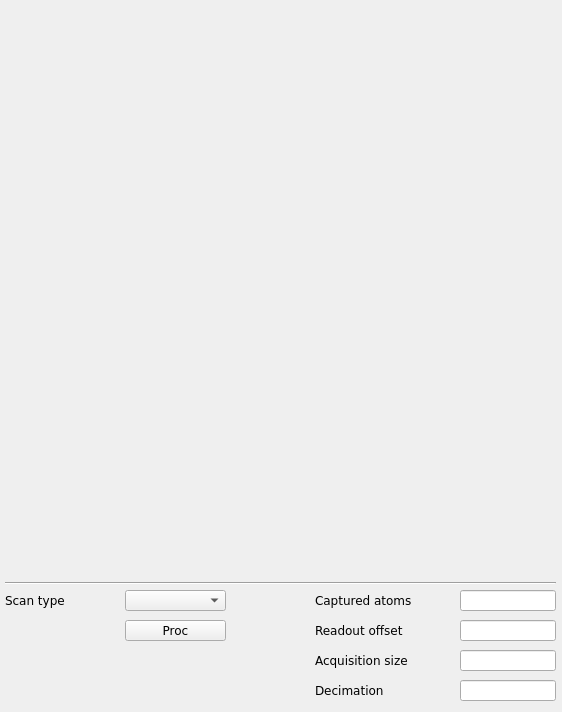
<?xml version="1.0" encoding="UTF-8"?>
<ui version="4.0">
 <class>mainWindow</class>
 <widget class="QMainWindow" name="mainWindow">
  <property name="geometry">
   <rect>
    <x>0</x>
    <y>0</y>
    <width>562</width>
    <height>712</height>
   </rect>
  </property>
  <property name="windowTitle">
   <string/>
  </property>
  <property name="Title" stdset="0">
   <string>$(BPM)</string>
  </property>
  <widget class="QWidget" name="centralwidget">
   <widget class="Line" name="line">
    <property name="geometry">
     <rect>
      <x>5</x>
      <y>575</y>
      <width>551</width>
      <height>16</height>
     </rect>
    </property>
    <property name="orientation">
     <enum>Qt::Horizontal</enum>
    </property>
   </widget>
   <widget class="caCartesianPlot" name="caCartesianPlot">
    <property name="geometry">
     <rect>
      <x>4</x>
      <y>10</y>
      <width>551</width>
      <height>561</height>
     </rect>
    </property>
    <property name="font">
     <font>
      <family>Sans</family>
      <pointsize>8</pointsize>
     </font>
    </property>
    <property name="Title" stdset="0">
     <string notr="true">SUM signal</string>
    </property>
    <property name="TitleX">
     <string notr="true">Bunches</string>
    </property>
    <property name="TitleY">
     <string notr="true">Arbitrary units</string>
    </property>
    <property name="channels_1" stdset="0">
     <string notr="true">;$(BPM):bunch_synth.Sum</string>
    </property>
    <property name="Style_1">
     <enum>caCartesianPlot::Lines</enum>
    </property>
    <property name="symbol_1">
     <enum>caCartesianPlot::Star1</enum>
    </property>
    <property name="color_1">
     <color>
      <red>255</red>
      <green>170</green>
      <blue>0</blue>
     </color>
    </property>
    <property name="channels_2" stdset="0">
     <string notr="true"/>
    </property>
    <property name="symbol_2">
     <enum>caCartesianPlot::Star2</enum>
    </property>
    <property name="color_2">
     <color>
      <red>6</red>
      <green>0</green>
      <blue>255</blue>
     </color>
    </property>
    <property name="plotMode">
     <enum>caCartesianPlot::PlotNPointsAndStop</enum>
    </property>
    <property name="countNumOrChannel" stdset="0">
     <string notr="true"/>
    </property>
    <property name="triggerChannel" stdset="0">
     <string notr="true"/>
    </property>
    <property name="foreground">
     <color alpha="0">
      <red>255</red>
      <green>255</green>
      <blue>255</blue>
     </color>
    </property>
    <property name="gridColor">
     <color>
      <red>0</red>
      <green>0</green>
      <blue>0</blue>
     </color>
    </property>
    <property name="XaxisScaling" stdset="0">
     <enum>caCartesianPlot::Auto</enum>
    </property>
    <property name="XaxisLimits">
     <string>0;100</string>
    </property>
    <property name="YaxisLimits">
     <string>-1000000;-900000</string>
    </property>
   </widget>
   <widget class="caTextEntry" name="tbtddcsynth_offs">
    <property name="geometry">
     <rect>
      <x>460</x>
      <y>620</y>
      <width>96</width>
      <height>21</height>
     </rect>
    </property>
    <property name="font">
     <font>
      <family>DejaVu Sans</family>
      <pointsize>10</pointsize>
     </font>
    </property>
    <property name="alignment">
     <set>Qt::AlignRight|Qt::AlignTrailing|Qt::AlignVCenter</set>
    </property>
    <property name="channel" stdset="0">
     <string notr="true">$(BPM):bunch_synth.OFFS</string>
    </property>
    <property name="fontScaleMode">
     <enum>caLineEdit::WidthAndHeight</enum>
    </property>
   </widget>
   <widget class="caTextEntry" name="tbtddcsynth_offs_2">
    <property name="geometry">
     <rect>
      <x>460</x>
      <y>590</y>
      <width>96</width>
      <height>21</height>
     </rect>
    </property>
    <property name="font">
     <font>
      <family>DejaVu Sans</family>
      <pointsize>10</pointsize>
     </font>
    </property>
    <property name="alignment">
     <set>Qt::AlignRight|Qt::AlignTrailing|Qt::AlignVCenter</set>
    </property>
    <property name="channel" stdset="0">
     <string notr="true">$(BPM):bunch:captured_atoms</string>
    </property>
    <property name="fontScaleMode">
     <enum>caLineEdit::WidthAndHeight</enum>
    </property>
   </widget>
   <widget class="caMessageButton" name="camessagebutton">
    <property name="geometry">
     <rect>
      <x>125</x>
      <y>620</y>
      <width>101</width>
      <height>21</height>
     </rect>
    </property>
    <property name="font">
     <font>
      <family>DejaVu Sans</family>
      <pointsize>9</pointsize>
     </font>
    </property>
    <property name="text">
     <string>Proc</string>
    </property>
    <property name="flat">
     <bool>false</bool>
    </property>
    <property name="fontScaleMode">
     <enum>EPushButton::WidthAndHeight</enum>
    </property>
    <property name="channel" stdset="0">
     <string notr="true">$(BPM):bunch_synth.PROC</string>
    </property>
    <property name="background">
     <color>
      <red>255</red>
      <green>255</green>
      <blue>255</blue>
     </color>
    </property>
    <property name="pressMessage">
     <string notr="true">1</string>
    </property>
   </widget>
   <widget class="QLabel" name="label_22">
    <property name="geometry">
     <rect>
      <x>315</x>
      <y>680</y>
      <width>181</width>
      <height>20</height>
     </rect>
    </property>
    <property name="font">
     <font>
      <family>DejaVu Sans</family>
      <pointsize>9</pointsize>
     </font>
    </property>
    <property name="text">
     <string>Decimation</string>
    </property>
   </widget>
   <widget class="caMenu" name="tbtddcsynth_scan">
    <property name="geometry">
     <rect>
      <x>125</x>
      <y>590</y>
      <width>101</width>
      <height>21</height>
     </rect>
    </property>
    <property name="font">
     <font>
      <family>DejaVu Sans</family>
      <pointsize>9</pointsize>
     </font>
    </property>
    <property name="channel" stdset="0">
     <string notr="true">$(BPM):bunch_synth.SCAN</string>
    </property>
   </widget>
   <widget class="caTextEntry" name="tbtddcsynth_ngrp_2">
    <property name="geometry">
     <rect>
      <x>460</x>
      <y>680</y>
      <width>96</width>
      <height>21</height>
     </rect>
    </property>
    <property name="font">
     <font>
      <family>DejaVu Sans</family>
      <pointsize>10</pointsize>
     </font>
    </property>
    <property name="alignment">
     <set>Qt::AlignRight|Qt::AlignTrailing|Qt::AlignVCenter</set>
    </property>
    <property name="channel" stdset="0">
     <string notr="true">$(BPM):bunch_synth:request_qualifiers:decimation</string>
    </property>
    <property name="precisionMode">
     <enum>caLineEdit::User</enum>
    </property>
    <property name="limitsMode">
     <enum>caLineEdit::User</enum>
    </property>
    <property name="maxValue">
     <double>100000.000000000000000</double>
    </property>
    <property name="minValue">
     <double>10.000000000000000</double>
    </property>
    <property name="fontScaleMode">
     <enum>caLineEdit::WidthAndHeight</enum>
    </property>
   </widget>
   <widget class="QLabel" name="label_20">
    <property name="geometry">
     <rect>
      <x>5</x>
      <y>590</y>
      <width>131</width>
      <height>20</height>
     </rect>
    </property>
    <property name="font">
     <font>
      <family>DejaVu Sans</family>
      <pointsize>9</pointsize>
     </font>
    </property>
    <property name="text">
     <string>Scan type</string>
    </property>
   </widget>
   <widget class="QLabel" name="label_21">
    <property name="geometry">
     <rect>
      <x>315</x>
      <y>620</y>
      <width>181</width>
      <height>20</height>
     </rect>
    </property>
    <property name="font">
     <font>
      <family>DejaVu Sans</family>
      <pointsize>9</pointsize>
     </font>
    </property>
    <property name="text">
     <string>Readout offset</string>
    </property>
   </widget>
   <widget class="QLabel" name="label_19">
    <property name="geometry">
     <rect>
      <x>315</x>
      <y>650</y>
      <width>181</width>
      <height>20</height>
     </rect>
    </property>
    <property name="font">
     <font>
      <family>DejaVu Sans</family>
      <pointsize>9</pointsize>
     </font>
    </property>
    <property name="text">
     <string>Acquisition size</string>
    </property>
   </widget>
   <widget class="caTextEntry" name="tbtddcsynth_ngrp">
    <property name="geometry">
     <rect>
      <x>460</x>
      <y>650</y>
      <width>96</width>
      <height>21</height>
     </rect>
    </property>
    <property name="font">
     <font>
      <family>DejaVu Sans</family>
      <pointsize>10</pointsize>
     </font>
    </property>
    <property name="alignment">
     <set>Qt::AlignRight|Qt::AlignTrailing|Qt::AlignVCenter</set>
    </property>
    <property name="channel" stdset="0">
     <string notr="true">$(BPM):bunch_synth.NGRP</string>
    </property>
    <property name="precisionMode">
     <enum>caLineEdit::User</enum>
    </property>
    <property name="limitsMode">
     <enum>caLineEdit::User</enum>
    </property>
    <property name="maxValue">
     <double>100000.000000000000000</double>
    </property>
    <property name="minValue">
     <double>10.000000000000000</double>
    </property>
    <property name="fontScaleMode">
     <enum>caLineEdit::WidthAndHeight</enum>
    </property>
   </widget>
   <widget class="QLabel" name="label_23">
    <property name="geometry">
     <rect>
      <x>315</x>
      <y>590</y>
      <width>181</width>
      <height>20</height>
     </rect>
    </property>
    <property name="font">
     <font>
      <family>DejaVu Sans</family>
      <pointsize>9</pointsize>
     </font>
    </property>
    <property name="text">
     <string>Captured atoms</string>
    </property>
   </widget>
  </widget>
 </widget>
 <customwidgets>
  <customwidget>
   <class>QwtPlot</class>
   <extends>QFrame</extends>
   <header>qwt_plot.h</header>
  </customwidget>
  <customwidget>
   <class>caMenu</class>
   <extends>QComboBox</extends>
   <header>caMenu</header>
  </customwidget>
  <customwidget>
   <class>caTextEntry</class>
   <extends>caLineEdit</extends>
   <header>caTextEntry</header>
  </customwidget>
  <customwidget>
   <class>caMessageButton</class>
   <extends>QPushButton</extends>
   <header>caMessageButton</header>
  </customwidget>
  <customwidget>
   <class>caLineEdit</class>
   <extends>QLineEdit</extends>
   <header>caLineEdit</header>
  </customwidget>
  <customwidget>
   <class>caCartesianPlot</class>
   <extends>QwtPlot</extends>
   <header>caCartesianPlot</header>
   <container>1</container>
  </customwidget>
 </customwidgets>
 <resources/>
 <connections/>
</ui>
